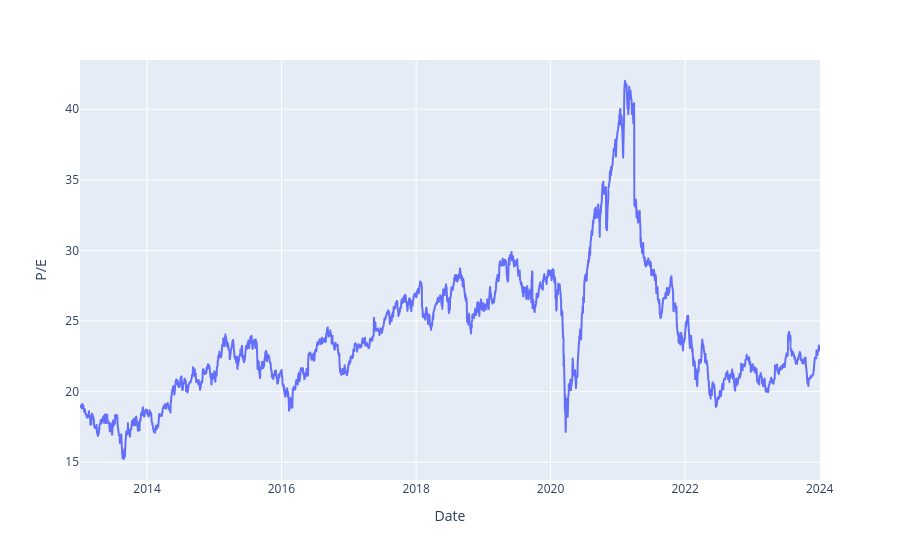

Notebook cell for this chart:
### Code cell
import plotly.express as px

fig = px.line(joined_df, x="Date", y="P/E")
fig.show()

### Figure 1 — Plotly figure (JSON) as saved in the notebook; plotly's stock layout.template omitted (floating-point values rounded to 4 significant figures; data arrays with more than 128 entries replaced by an {"elided": "..."} marker saying what was removed)
{"data": [{"hovertemplate": "Date=%{x}<br>P/E=%{y}<extra></extra>", "legendgroup": "", "line": {"color": "#636efa", "dash": "solid"}, "marker": {"symbol": "circle"}, "mode": "lines", "name": "", "showlegend": false, "type": "scattergl", "x": {"elided": "2724 str values"}, "xaxis": "x", "y": {"elided": "2724 float values"}, "yaxis": "y"}], "layout": {"autosize": true, "legend": {"tracegroupgap": 0}, "margin": {"t": 60}, "xaxis": {"anchor": "y", "autorange": true, "domain": [0, 1], "range": ["2013-01-02", "2024-01-03"], "title": {"text": "Date"}, "type": "date"}, "yaxis": {"anchor": "x", "autorange": true, "domain": [0, 1], "range": [13.74, 43.49], "title": {"text": "P/E"}, "type": "linear"}}}
